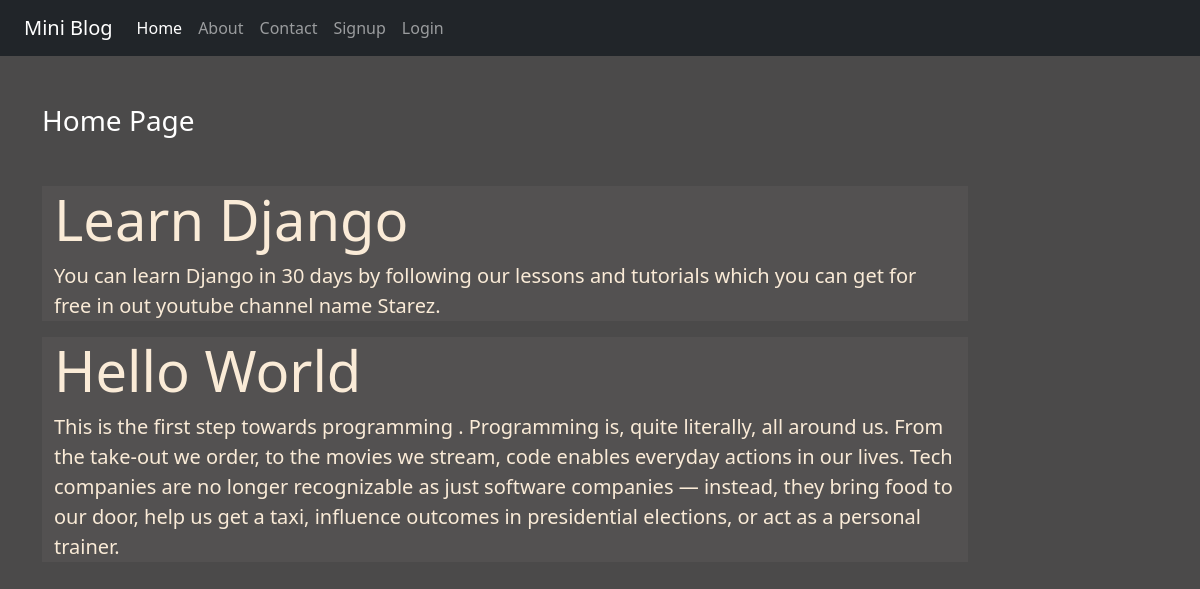
The page / on the database its author committed.
### blog/models.py (models this page shows)
class Post(models.Model):
    title = models.CharField(max_length=150)
    desc = models.TextField()

### blog/views.py (the view)
# urls.py: 2. Add a URL to urlpatterns:  path('', views.home, name='home')
def home(request):
    posts = Post.objects.all()
    return render(request,'blog/home.html',{'posts':posts})

### blog/templates/blog/home.html
{% extends "blog/base.html" %}
{% load static %}
{% block content %}
<div class="col-sm-10">
    <h3 class="text-white my-5">Home Page</h3>
    {% for post in posts %}
    <div class="jumbotron jumbotron-fluid jumbo-color">
        <div class="container">
            <h1 class="display-4"><b>{{post.title}}</b></h1>
            <p class="lead">{{post.desc}}</p>
        </div>
    </div>
    {% endfor %}
</div>
{% endblock content %}

### blog/static/blog/css/style.css (style rules this page uses)
body { background-color: rgb(75, 74, 74); color: antiquewhite; }
.jumbo-color { background-color: rgb(83,81,81); }

### rows shown on the page
Post: title "Learn Django", desc "You can learn Django in 30 days by following our lessons and tutorials which you can get for free in out youtube channel name Starez."
Post: title "Hello World", desc "This is the first step towards programming . Programming is, quite literally, all around us. From the take-out we order, to the movies we stream, code enables everyday actions in our lives. Tech companies are no longer recognizable as just software companies — instead, they bring food to our door, help us get a taxi, influence outcomes in presidential elections, or act as a personal trainer."
